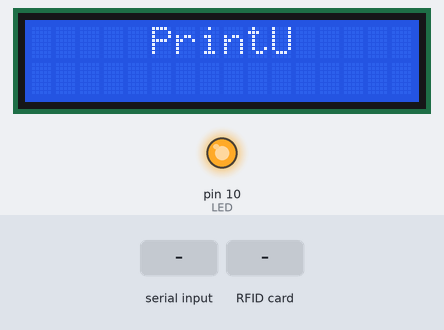
The sketch below on a simulated Arduino Uno, built with avr-gcc and run on an emulated ATmega328P. On the bench: 16×2 character LCD, output pins drawn as LEDs (lit = HIGH). Inputs (shaded band) come from the test bench. What the sketch prints to the serial monitor is not drawn.

Above: at 1.3 s.
1.4 s: "4" received over Serial
At 1.78 s:
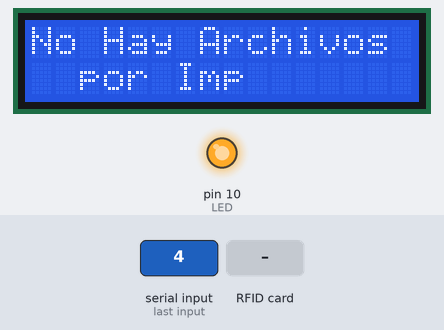
4.0 s: RFID card 5E 7A 19 C4 held to the reader
At 4.78 s:
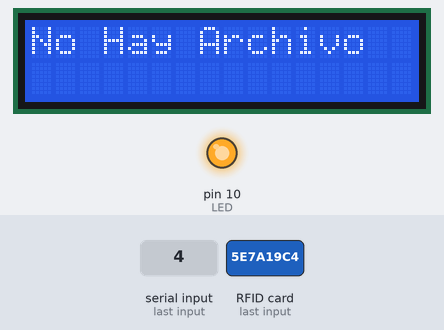
7.0 s: "1" received over Serial
At 8.0 s:
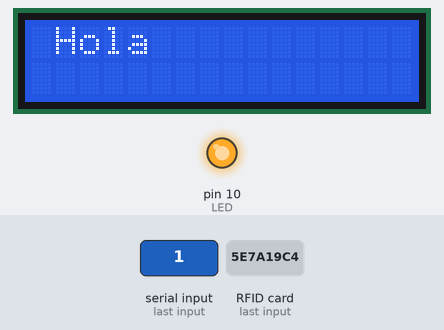
Timing chart, 0 to 10.0 s (numbered marks = the images above; inputs shaded):
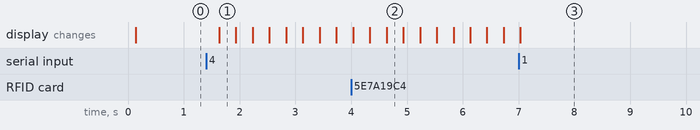

The sketch:

NFC_LCD.ino
```cpp
#include <SPI.h>
#include <MFRC522.h>
#include <Arduino_FreeRTOS.h>
#include <LiquidCrystal.h>

#define CS  9  // Chip Select Pin
#define RST  8    //Pin Reset
MFRC522 lectorNFC(CS, RST);

void TaskBlink( void *pvParameters );
void TaskAnalogRead( void *pvParameters );
int LED = 10;

// Screen
byte rs = 3;
byte enable  = 2;
byte dat4 = 4;
byte dat5 = 5;
byte dat6 = 6;
byte dat7 = 7;


LiquidCrystal lcd(rs, enable, dat4, dat5, dat6, dat7);


char data;
String Name = "G";
byte   ubi = 7;
byte lengh = 0;
char data_aux;
byte size_name = 0;
byte p = 0;

String getName(String Data);
void write_String(String message);
void start_letter(String data_size, byte row);


void setup() {

  lcd.begin(16, 2);
  delay(20);
  Serial.begin(9600);

  while (!Serial) {
    ;
  }
  SPI.begin();
  lectorNFC.PCD_Init(); // Revision del ResetPowerDown pin,si LOW -> Hard Reset, si 1 -> SoftReset
  Serial.println(" Lector RFID Listo");
  pinMode(LED, OUTPUT);
  // Now set up two tasks to run independently.
  xTaskCreate(
    TaskBlink
    ,  (const portCHAR *)"Blink"   // A name just for humans
    ,  128  // This stack size can be checked & adjusted by reading the Stack Highwater
    ,  NULL
    ,  2  // Priority, with 3 (configMAX_PRIORITIES - 1) being the highest, and 0 being the lowest.
    ,  NULL );

  xTaskCreate(
    TaskAnalogRead
    ,  (const portCHAR *) "AnalogRead"
    ,  128  // Stack size
    ,  NULL
    ,  3  // Priority
    ,  NULL );

  // Now the task scheduler, which takes over control of scheduling individual tasks, is automatically started.
}

void loop()
{
  // Empty. Things are done in Tasks.
}

/*--------------------------------------------------*/
/*---------------------- Tasks ---------------------*/
/*--------------------------------------------------*/

void TaskBlink(void *pvParameters)  // This is a task.
{
  (void) pvParameters;

  for (;;) // A Task shall never return or exit.
  {

  if(Serial.available()>0){
  //data = Serial.readStringUntil('\n');
 // p = 0;
 // data = "";
  data = Serial.read();
  }


switch(data){
  case '1':   lcd.clear();
              lcd.setCursor(1,0);
              lcd.write("Hola");
              lcd.setCursor(1,1);
              if(data != 1){
              data = Serial.read();
              }
              while( data != '.'  ){
              if(Serial.available()>0){
              data = Serial.read();
              if(data != '.'){
              lcd.write(data);
              }

      }
    }
              vTaskDelay( 2000 / portTICK_PERIOD_MS );
              data = "";
              break;

  case '2':   lcd.clear();
              lcd.setCursor(1,0);
              lcd.write("Imprimiendo...");
              vTaskDelay( 4000 / portTICK_PERIOD_MS );
              data = "";
              break;

  case '3':   lcd.clear();
              lcd.setCursor(2,0);
              lcd.write("Usuario NO");
              lcd.setCursor(2,1);
              lcd.write("Registrado");
              vTaskDelay( 2000 / portTICK_PERIOD_MS );
              data = "";
              break;

  case '4':   lcd.clear();
              lcd.setCursor(0,0);
              lcd.write("No Hay Archivos");
              lcd.setCursor(2,1);
              lcd.write("por Imprimir");
              break;

  default:    lcd.clear();
              lcd.setCursor(5,0);
              lcd.write("PrintU");
              vTaskDelay( 500 / portTICK_PERIOD_MS );
              //Serial.println("Default");
}


}
}
void TaskAnalogRead(void *pvParameters)  // This is a task.
{
  (void) pvParameters;

  for (;;)
  {
    if (lectorNFC.PICC_IsNewCardPresent()) // 1 si Status OK o Collision
        {

            if (lectorNFC.PICC_ReadCardSerial()) // 1 si  Hay tarjeta legible
            {
                  // Enviamos serialemente su UID
                  //Serial.print("ID:");
                  for (byte i = 0; i < lectorNFC.uid.size; i++) {
                          Serial.print(lectorNFC.uid.uidByte[i] < 0x10 ? " 0" : " "); // Si mfrc522.uid.uidByte[i] < 0x10 -> Imprime " 0", de lo contrario imprime " " -> Formato FF FF FF FF
                          Serial.print(lectorNFC.uid.uidByte[i], HEX);
                  }
                  Serial.println();

                  lectorNFC.PICC_HaltA();   //Finaliza

            }
  }
    vTaskDelay(1);  // one tick delay (15ms) in between reads for stability
  }
}
```

Measured:
- after the input at 1.4 s, the display: changes after 0.23 s (image 1)
- after the input at 7.0 s, the display: changes at once (image 3)
